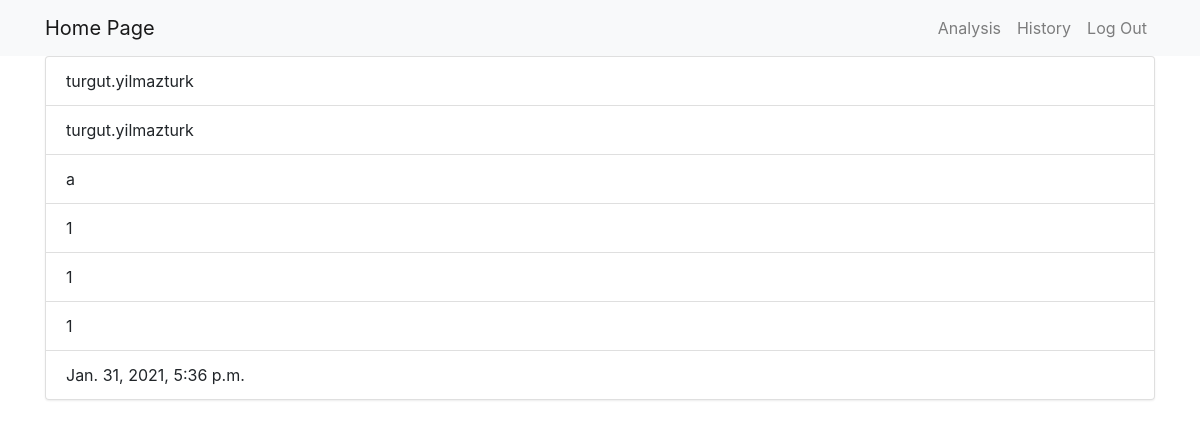
Page /analysis/history/ (signed in) on the earlier database version.
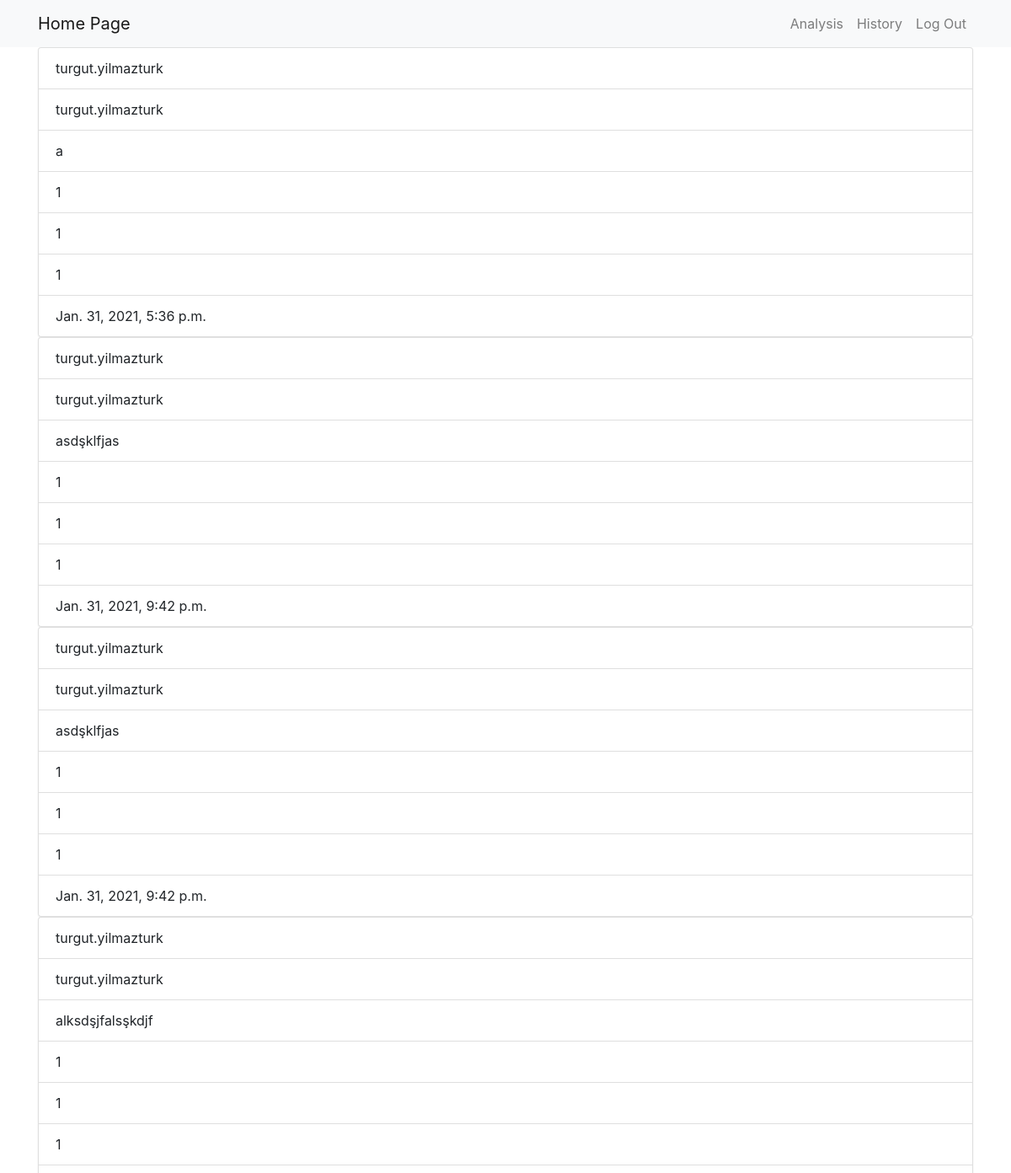
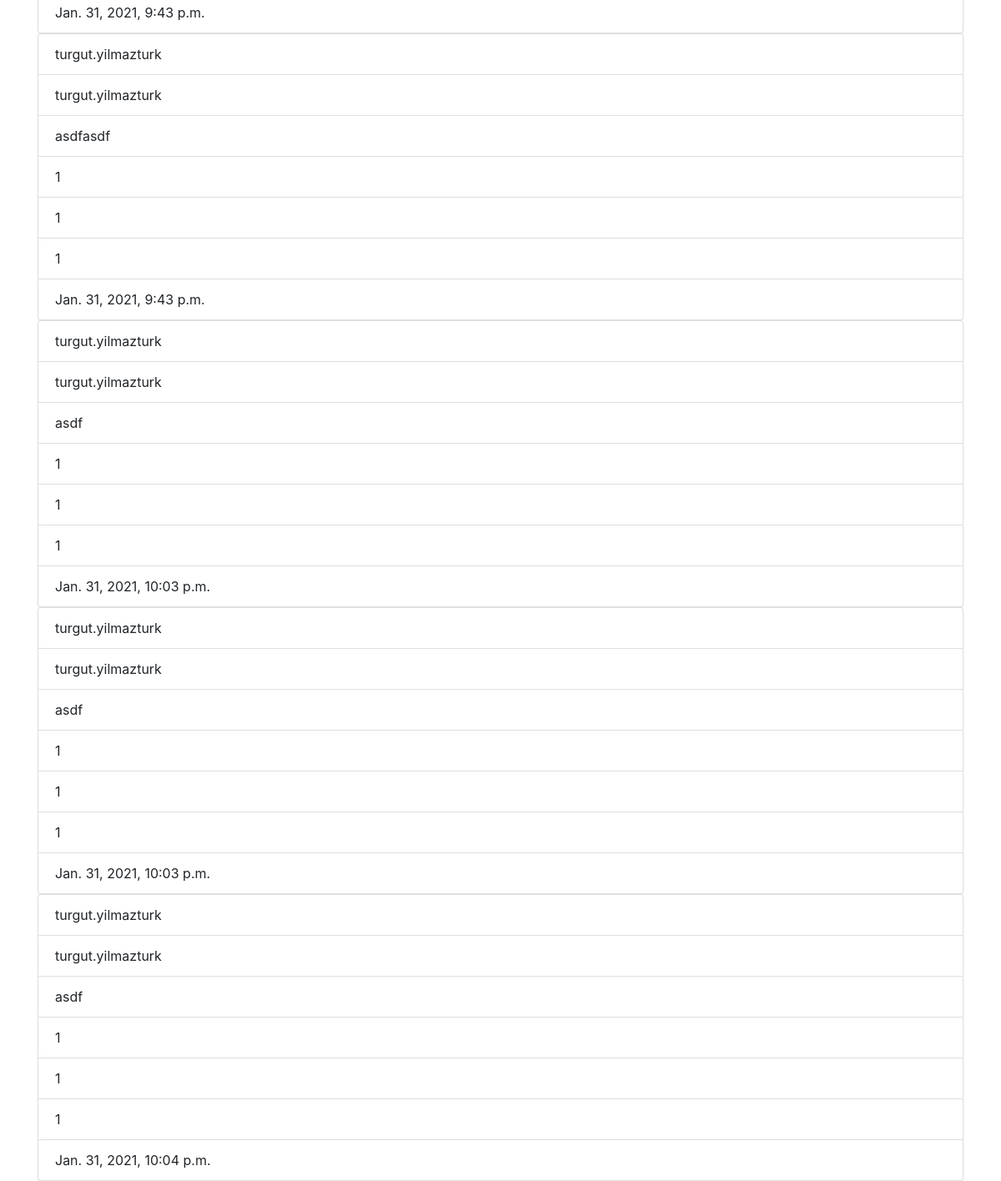
Same page on the later database version (2 pictures, top to bottom).
### analysis/models.py (models this page shows)
class Analysis(models.Model):
    user=models.ForeignKey(User,related_name='analysis',on_delete=models.CASCADE)
    topic=models.TextField()
    analysis_positive=models.IntegerField(blank=False, null=False)
    analysis_negative=models.IntegerField(blank=False,null=False)
    analysis_neutral=models.IntegerField(blank=False,null=False)
    created_at=models.DateTimeField(auto_now=True)

### analysis/views.py (the view)
# urls.py: path('history/',views.HistoryView.as_view(),name='history'),
class HistoryView(generic.ListView):
    context_object_name='h_analysis'
    model=models.Analysis
    def get_queryset(self):
        return models.Analysis.objects.filter(user=self.request.user)

### analysis/templates/analysis/analysis_list.html
{% extends "base.html" %}
{% load bootstrap3 %}
{% block content %}
{% if user.is_authenticated %}
  {% if h_analysis.count > 0 %}
    {% for analysis in h_analysis %}
        <ol class="list-group">
          <li class="list-group-item">{{analysis.user.username}}</li>
          <li class="list-group-item">{{user.username}}</li>
          <li class="list-group-item">{{analysis.topic}}</li>
          <li class="list-group-item">{{analysis.analysis_positive}}</li>
          <li class="list-group-item">{{analysis.analysis_negative}}</li>
          <li class="list-group-item">{{analysis.analysis_neutral}}</li>
          <li class="list-group-item">{{analysis.created_at}}</li>
        </ol>
    {% endfor %}
  {% else %}
    <div class="container">
      <div class="jumbotron">
            <h3>No search record in your database.</h3>
      </div>
    </div>
  {% endif %}
{% endif %}
{% endblock %}

### templates/base.html (shortened to what this page needs)
<!DOCTYPE html>
{% load static %}
<html lang="en" dir="ltr">
  <head>
    <link rel="stylesheet" href="https://stackpath.bootstrapcdn.com/bootstrap/4.4.1/css/bootstrap.min.css">
    <link rel="stylesheet" href="https://maxcdn.bootstrapcdn.com/bootstrap/3.3.7/css/bootstrap-theme.min.css">
  </head>
  <body>
    <nav class="navbar navbar-expand-lg navbar-light bg-light" role='navigation' id='navbar'>
      <div class="container">
        <a class="navbar-brand" href="{% url 'home' %}">Home Page</a>
        <ul class="navbar-nav me-auto mb-2 mb-lg-0">
          {% if user.is_authenticated %}
            <li class="nav-item"><a href="{% url 'analysis:analysis_home' %}" class="nav-link">Analysis</a></li>
            <li class="nav-item"><a href="{% url 'analysis:history' %}" class="nav-link">History</a></li>
            <li class="nav-item"><a href="{% url 'accounts:logout' %}" class="nav-link">Log Out</a></li>
          {% else %}
            <li class="nav-item"><a href="{% url 'accounts:login' %}" class="nav-link">Login</a></li>
            <li class="nav-item"><a href="{% url 'accounts:signup' %}" class="nav-link">Sign Up</a></li>
          {% endif %}
        </ul>
      </div>
    </nav>
    <div class="container mycontent">
      {% block content %}
      {% endblock %}
    </div>
  </body>
</html>

Differences in the rows shown:
added Analysis: user.username "turgut.yilmazturk", {{ user.username }} "turgut.yilmazturk", topic "asdşklfjas", analysis_positive "1", analysis_negative "1", analysis_neutral "1", created_at "Jan. 31, 2021, 9:42 p.m."
added Analysis: user.username "turgut.yilmazturk", {{ user.username }} "turgut.yilmazturk", topic "asdşklfjas", analysis_positive "1", analysis_negative "1", analysis_neutral "1", created_at "Jan. 31, 2021, 9:42 p.m."
added Analysis: user.username "turgut.yilmazturk", {{ user.username }} "turgut.yilmazturk", topic "alksdşjfalsşkdjf", analysis_positive "1", analysis_negative "1", analysis_neutral "1", created_at "Jan. 31, 2021, 9:43 p.m."
added Analysis: user.username "turgut.yilmazturk", {{ user.username }} "turgut.yilmazturk", topic "asdfasdf", analysis_positive "1", analysis_negative "1", analysis_neutral "1", created_at "Jan. 31, 2021, 9:43 p.m."
added Analysis: user.username "turgut.yilmazturk", {{ user.username }} "turgut.yilmazturk", topic "asdf", analysis_positive "1", analysis_negative "1", analysis_neutral "1", created_at "Jan. 31, 2021, 10:03 p.m."
added Analysis: user.username "turgut.yilmazturk", {{ user.username }} "turgut.yilmazturk", topic "asdf", analysis_positive "1", analysis_negative "1", analysis_neutral "1", created_at "Jan. 31, 2021, 10:03 p.m."
added Analysis: user.username "turgut.yilmazturk", {{ user.username }} "turgut.yilmazturk", topic "asdf", analysis_positive "1", analysis_negative "1", analysis_neutral "1", created_at "Jan. 31, 2021, 10:04 p.m."
